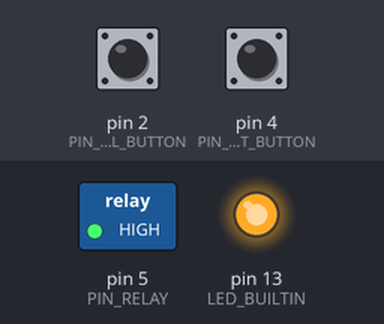
The sketch below on a simulated Arduino Uno, built with avr-gcc and run on an emulated ATmega328P. On the bench: switched loads named in the sketch (green lamp = pin HIGH), output pins drawn as LEDs (lit = HIGH). The test bench sets the inputs (shaded band); at power-on: pin 2 (PIN_EXTERNAL_BUTTON) HIGH, pin 4 (PIN_TEST_BUTTON) HIGH. What the sketch prints to the serial monitor is not drawn.

Above: at 0.1 s.
At 6.1 s:
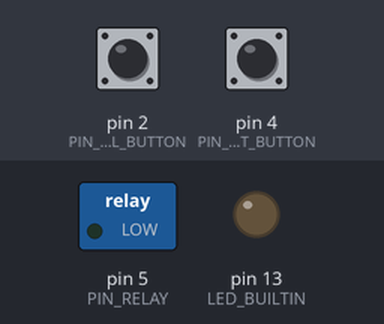
Timing chart, 0 to 7.6 s (numbered marks = the images above):
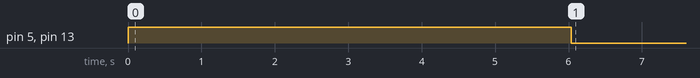

Measured:
- by itself, pin 5 (PIN_RELAY), pin 13 (LED_BUILTIN): LOW → HIGH at 0.00 s, → LOW 6.0 s later

The sketch:

Exhibit_Paper_Airplane_Launcher_Motor_Driver.ino
```cpp
#define PIN_RELAY 5
#define PIN_TEST_BUTTON 4
#define PIN_EXTERNAL_BUTTON 2

unsigned long curMillis = 0;
unsigned long lastMillis = 0;

long timer = 6000;

void setup()
{
  pinMode(LED_BUILTIN, OUTPUT);
  pinMode(PIN_RELAY, OUTPUT);

  pinMode(PIN_TEST_BUTTON, INPUT_PULLUP);
  pinMode(PIN_EXTERNAL_BUTTON, INPUT_PULLUP);

  Serial.begin(115200);
}

void loop()
{
  curMillis = millis();

  if (!digitalRead(PIN_EXTERNAL_BUTTON) ||
      !digitalRead(PIN_TEST_BUTTON))
  {
    lastMillis = curMillis;
  }

  if (timer + lastMillis > curMillis)
  {
    digitalWrite(LED_BUILTIN, HIGH);
    digitalWrite(PIN_RELAY, HIGH);
  }
  else
  {
    digitalWrite(LED_BUILTIN, LOW);
    digitalWrite(PIN_RELAY, LOW);
  }

  Serial.println(); Serial.println(); Serial.println();
  Serial.println(timer + lastMillis);
  Serial.println(curMillis);
  Serial.println(digitalRead(PIN_EXTERNAL_BUTTON));

  delay(100);
}

void turnOnRelay()
{
  digitalWrite(LED_BUILTIN, HIGH);

}
```
